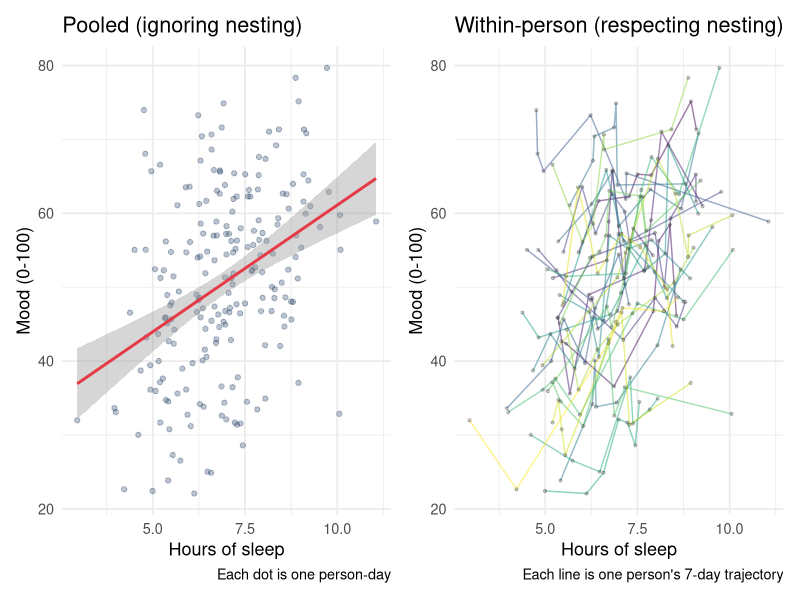

The R source for this figure:
## ---- chunk 1
library(tidyverse)
library(lme4)
library(ggplot2)
set.seed(42)
## ---- chunk 2
# Simulate: 30 people, 7 days each
n_people <- 30
n_days   <- 7

# Each person has their own baseline mood (random intercept)
# and their own sleep-mood relationship (random slope)
person_intercepts <- rnorm(n_people, mean = 50, sd = 8)
person_slopes     <- rnorm(n_people, mean = 3,  sd = 2)

df <- expand_grid(
  person = 1:n_people,
  day    = 1:n_days
) |>
  mutate(
    sleep = rnorm(n(), mean = 7, sd = 1.5),
    mood  = person_intercepts[person] +
            person_slopes[person] * (sleep - 7) +
            rnorm(n(), 0, 5)
  )

# Plot: pooled view (ignoring nesting) vs. within-person view
p1 <- ggplot(df, aes(x = sleep, y = mood)) +
  geom_point(alpha = 0.3, color = "#1e3a5f") +
  geom_smooth(method = "lm", color = "#e63946", se = TRUE) +
  labs(
    title  = "Pooled (ignoring nesting)",
    x      = "Hours of sleep",
    y      = "Mood (0-100)",
    caption = "Each dot is one person-day"
  ) +
  theme_minimal(base_size = 13)

p2 <- ggplot(df, aes(x = sleep, y = mood, group = person)) +
  geom_line(aes(color = factor(person)), alpha = 0.5, show.legend = FALSE) +
  geom_point(alpha = 0.2, size = 0.8) +
  labs(
    title  = "Within-person (respecting nesting)",
    x      = "Hours of sleep",
    y      = "Mood (0-100)",
    caption = "Each line is one person's 7-day trajectory"
  ) +
  theme_minimal(base_size = 13) +
  scale_color_viridis_d()

library(patchwork)
p1 + p2
